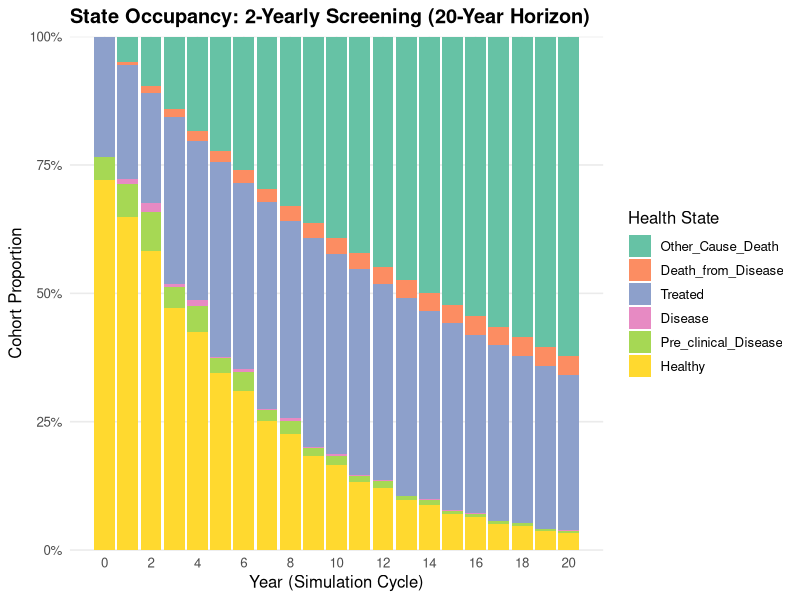
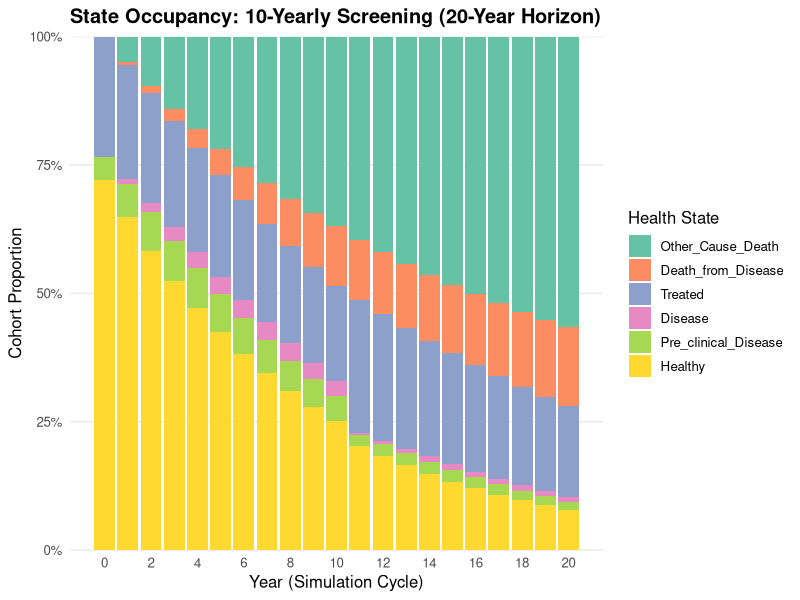
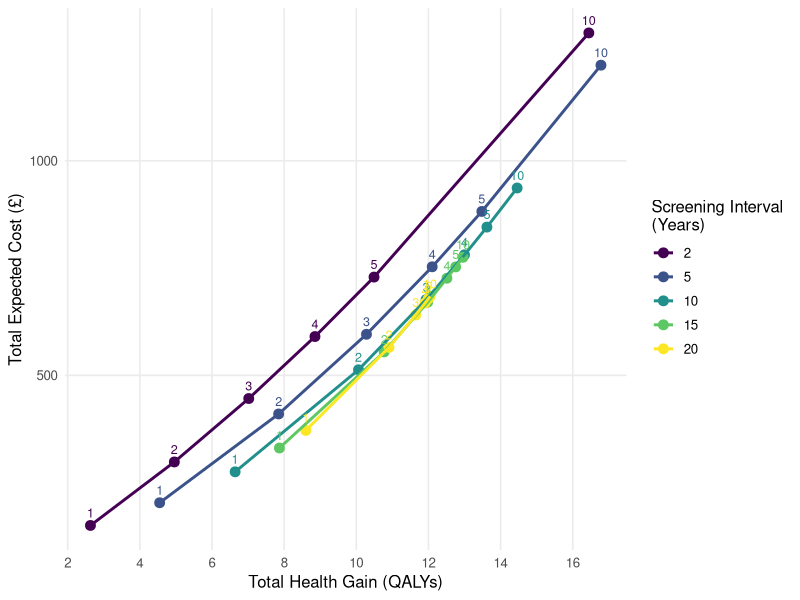

Write R code to recreate these figures, in order.
## ---- chunk 1
# Create a generic function for printing model objects
printModel <- function(x, ...) {
  UseMethod("printModel")
}

# Method for class "MarkovModel"
printModel.MarkovModel <- function(x, ...) {
  cat(
    "A Markov model with states:", 
    paste(x$states, collapse = ", "), "\n")
}

# Method for class "DiseaseModel"
printModel.DiseaseModel <- function(x, ...) {
  cat(
    "Disease model states:", 
    paste(x$states, collapse = " -> "), "\n")
}

# Define an object of class "MarkovModel"
x1 <- list(states = c("Healthy", "Sick", "Dead"))
class(x1) <- "MarkovModel"

# Define an object of class "DiseaseModel"
x2 <- list(states = c("Mild", "Severe", "Death"))
class(x2) <- "DiseaseModel"

# Call generic function ---

# Dispatches to printModel.MarkovModel
printModel(x1)

# Dispatches to printModel.DiseaseModel
printModel(x2)
## ---- chunk 2
DecisionTree <- function(data) {
  structure(
    list(data = data),
    class = c("DecisionTree", "Model"))
}

MarkovModel <- function(trans_matrix, 
                        costs, utils, 
                        init_probs = NULL, 
                        mapping = NULL, 
                        n_cycles = 2, 
                        disc_rate = 0.035) {
  structure(
    list(
      trans_matrix  = trans_matrix,
      cost_vector   = costs,
      util_vector   = utils,
      init_probs    = init_probs,
      mapping       = mapping,
      n_cycles      = n_cycles,
      discount_rate = disc_rate
    ),
    class = c("MarkovModel", "Model")
  )
}
## ---- chunk 3
CombinedModel <- function(...) {
  structure(list(...), 
            class = c("CombinedModel", "Model"))
}
## ---- chunk 4
run_model <- function(model, ...) {
  UseMethod("run_model")
}

update_model <- function(model, result) {
  UseMethod("update_model")
}
## ---- chunk 5
run_model.MarkovModel <- function(model, ...) {
  out <- markov_model(
    start_pop     = model$init_probs,
    trans_mat     = model$trans_matrix,
    cost_vec      = model$cost_vector,
    util_vec      = model$util_vector,
    n_cycles      = model$n_cycles,
    discount_rate = model$discount_rate
  )
  
  list(
      expected_cost = out$expected_cost,
      expected_eff  = out$expected_eff,
      terminal      = out$final_state,
      trace         = out$trace
  )
}

run_model.DecisionTree <- function(model, ...) {
  pathways <- calculate_pathways(model$data)
  
  list(
      expected_cost = sum(pathways$prob * pathways$cost),
      expected_eff  = sum(pathways$prob * pathways$eff),
      path_results  = pathways
  )
}
## ---- chunk 6
update_model.MarkovModel <- function(model, prev_result) {
  if (!is.null(prev_result$path_results) && !is.null(model$mapping)) {
    all_nm <- colnames(model$trans_matrix)
    new_init <- setNames(rep(0, length(all_nm)), all_nm)
    
    paths <- prev_result$path_results
    paths$state <- model$mapping[paths$terminal_node]
    
    # Sum the probabilities for each state
    for (s in unique(paths$state)) {
      new_init[s] <- sum(paths$prob[paths$state == s])
    }
    
    model$init_probs <- new_init
  }
  model
}

update_model.DecisionTree <- function(model, prev_result) {
  if (!is.null(prev_result$terminal)) {
    end_states <- prev_result$terminal
    tree <- model$data
    root_idx <- which(
      tree$from == "root" & 
      tree$to %in% names(end_states))
    tree$prob[root_idx] <- end_states[tree$to[root_idx]]
    model$data <- tree
  }
  model
}
## ---- chunk 7
run_model.CombinedModel <- function(model, ...) {
  results <- list()
  for (i in seq_along(model)) {
    curr_model <- model[[i]]
    if (i > 1) {
      curr_model <- update_model(curr_model, results[[i - 1]])
    }
    results[[i]] <- run_model(curr_model)
  }
  results
}
## ---- chunk 8
# Define the grid of parameters
time_horizon <- 20
t_between_screens <- c(2, 5, 10, 15, 20)
num_screens <- c(1, 2, 3, 4, 5, 10)
## ---- chunk 9
#| label: fig-code-input-dt
#| fig-cap: "Decision tree input specification in R."

decision_tree <- tibble::tribble(
  ~from,                  ~to,                    ~prob, ~cost, ~eff,
  "root",                 "Healthy",              0.80,      0,    0,
  "root",                 "Pre_clinical_Disease", 0.15,      0,    0,  # Markov model
  "root",                 "Disease",              0.05,      0,    0,  # state 
  "root",                 "Treated",              0.00,      0,    0,  # distribution
  "root",                 "Death_from_Disease",   0.00,      0,    0,  
  "root",                 "Other_Cause_Death",    0.00,      0,    0,
  "Healthy",              "FP",                   0.10,    200,    0,  # False Positive
  "Healthy",              "TN",                   0.90,     50,    0,  # True Negative
  "Pre_clinical_Disease", "TP_Preclinical",       0.70,    200,    0,  # True Positive
  "Pre_clinical_Disease", "FN_Preclinical",       0.30,     50,    0,  # False Negative
  "Disease",              "TP_Disease",           1.00,    200,    0,  # True Positive
  "Disease",              "FN_Disease",           0.00,     50,    0   # False Negative
)
## ---- chunk 10
#| label: fig-code-input-mm
#| fig-cap: "Markov model annual transition probability matrix input specification in R."

states <- c(
  "Healthy", "Pre_clinical_Disease", "Disease", "Treated", "Death_from_Disease", 
  "Other_Cause_Death")
 
trans_mat <- matrix(
  c(
#    H     P     D     T     DD    OCD
    0.90, 0.05, 0.00, 0.00, 0.00, 0.05, # Healthy (H)
    0.00, 0.65, 0.20, 0.00, 0.10, 0.05, # Pre-clinical Disease (P)
    0.00, 0.00, 0.60, 0.20, 0.20, 0.00, # Clinical Disease (D)
    0.00, 0.00, 0.00, 0.95, 0.00, 0.05, # Treated (T)
    0.00, 0.00, 0.00, 0.00, 1.00, 0.00, # Death from Disease (DD) - Absorbing
    0.00, 0.00, 0.00, 0.00, 0.00, 1.00  # Other-Cause Death (OCD) - Absorbing
  ),
  nrow = 6, byrow = TRUE,
  dimnames = list(from = states, 
                  to = states)
)
## ---- chunk 11
cost_vec <- c(
  Healthy              = 0,
  Pre_clinical_Disease = 0,
  Disease              = 0,
  Treated              = 100,
  Death_from_Disease   = 0,
  Other_Cause_Death    = 0
)

util_vec <- c(
  Healthy              = 1.0,
  Pre_clinical_Disease = 0.8,
  Disease              = 0.5,
  Treated              = 0.9,
  Death_from_Disease   = 0.0,
  Other_Cause_Death    = 0.0
)

# Cohort distribution for natural history
init_pop <- c(
  Healthy              = 1.0,
  Pre_clinical_Disease = 0.0,
  Disease              = 0.0,
  Treated              = 0.0,
  Death_from_Disease   = 0.0,
  Other_Cause_Death    = 0.0
)
## ---- chunk 12
mapping <- c(
  FP                 = "Treated",
  TN                 = "Healthy",
  TP_Preclinical     = "Treated",
  FN_Preclinical     = "Pre_clinical_Disease",
  TP_Disease         = "Treated",
  FN_Disease         = "Disease",
  Death_from_Disease = "Death_from_Disease",
  Other_Cause_Death  = "Other_Cause_Death",
  Treated            = "Treated"
)
## ---- chunk 13
#| echo: false

markov_model <- function(start_pop,
                         trans_mat,
                         cost_vec,
                         util_vec,
                         n_cycles = 2,
                         discount_rate = 0.035) {
  n_states <- ncol(trans_mat)
  s_names  <- colnames(trans_mat)
  
  if (is.null(names(start_pop))) {
    names(start_pop) <- s_names
  }
  
  # Cohort trace matrix: rows = cycles (0 to n_cycles), cols = states
  trace <- matrix(NA, nrow = n_cycles + 1, ncol = n_states, 
                  dimnames = list(cycle = 0:n_cycles, state = s_names))
  trace[1, ] <- start_pop
  
  for (t in 1:n_cycles) {
    trace[t + 1, ] <- trace[t, ] %*% trans_mat
  }
  
  # Discount factors
  disc_vec <- 1 / (1 + discount_rate)^(0:n_cycles)
  
  cycle_costs <- (trace %*% cost_vec) * disc_vec
  cycle_eff   <- (trace %*% util_vec) * disc_vec
  
  list(
    final_state   = setNames(as.numeric(trace[n_cycles + 1, ]), s_names),
    trace         = trace,
    expected_cost = sum(cycle_costs),
    expected_eff  = sum(cycle_eff)
  )
}
## ---- chunk 14
#| echo: false

calculate_pathways <- function(tree_data) {
  # If passed a DecisionTree S3 object directly, unwrap its data
  if (inherits(tree_data, "DecisionTree")) {
    tree_data <- tree_data$data
  }
  
  # Traverse recursive/tabular pathways from 'root' to terminal leaves
  find_branches <- function(current_node, current_prob, current_cost, current_eff, path) {
    children <- tree_data[tree_data$from == current_node, ]
    if (nrow(children) == 0) {
      return(data.frame(
        path          = paste(path, collapse = " -> "),
        terminal_node = current_node,
        prob          = current_prob,
        cost          = current_cost,
        eff           = current_eff,
        stringsAsFactors = FALSE
      ))
    }
    
    res <- lapply(seq_len(nrow(children)), function(i) {
      row <- children[i, ]
      find_branches(
        current_node = row$to,
        current_prob = current_prob * row$prob,
        current_cost = current_cost + row$cost,
        current_eff  = current_eff + row$eff,
        path         = c(path, row$to)
      )
    })
    do.call(rbind, res)
  }
  
  find_branches("root", 1, 0, 0, "root")
}
## ---- chunk 15
#| echo: false

get_costs <- function(x, ...) {
  UseMethod("get_costs")
}

get_effects <- function(x, ...) {
  UseMethod("get_effects")
}

get_costs.output_CombinedModel <- function(x, ...) {
  sum(unlist(lapply(x, \(elem) elem$expected_cost)), na.rm = TRUE)
}

get_effects.output_CombinedModel <- function(x, ...) {
  sum(unlist(lapply(x, \(elem) elem$expected_eff)), na.rm = TRUE)
}

# Fallback default in case the list was not tagged with the S3 class
get_costs.default <- function(x, ...) {
  if (is.list(x)) sum(unlist(lapply(x, \(elem) elem$expected_cost)), na.rm = TRUE) else as.numeric(x)
}

get_effects.default <- function(x, ...) {
  if (is.list(x)) sum(unlist(lapply(x, \(elem) elem$expected_eff)), na.rm = TRUE) else as.numeric(x)
}
## ---- chunk 16
# Loop through scenarios and execute the unified framework

all_results <- list()
dt <- DecisionTree(decision_tree)
scenario_count <- 1

for (t_val in t_between_screens) {
  mm_scenario <- 
    MarkovModel(trans_matrix = trans_mat,
                costs = cost_vec,
                utils = util_vec,
                init_probs = init_pop,
                mapping = mapping,
                n_cycles = t_val)
  pair_model_scenario <- 
    CombinedModel(dt, mm_scenario)
  
  for (n_scr in num_screens) {
    screening_submodels <- 
      rep(pair_model_scenario, n_scr)
    screening_model <- 
      do.call(CombinedModel, 
              args = screening_submodels)
    results_scenario <- 
      run_model(screening_model)
    result_label <- 
      paste0("t_between_", t_val, 
             "_screens_", n_scr)
    
    # append results
    all_results[[result_label]] <- list(
      t_between_screens = t_val,
      num_screens = n_scr,
      results = results_scenario)

    # increment counter
    scenario_count <- scenario_count + 1
  }
}
## ---- chunk 17
#| label: fig-occupy-combined
#| fig-cap: "State occupancy plots comparing 2-year and 10-year screening intervals."
#| fig-subcap: 
#|   - "2-yearly screening (10 rounds, 20-year horizon)"
#|   - "10-yearly screening (2 rounds, 20-year horizon)"
#| layout-ncol: 1
#| fig-width: 8
#| fig-height: 4.5
#| echo: false

library(ggplot2)

get_occupancy_trace <- function(combined_result) {
  # 1. Extract elements that contain a trace matrix (works with or without S3 class tag)
  mm_outputs <- Filter(function(x) !is.null(x$trace), combined_result)
  
  if (length(mm_outputs) == 0) {
    stop("No Markov model traces found in the supplied result object. Please check run_model output.")
  }
  
  # 2. Stitch trace matrices (drop duplicate cycle 0 from subsequent screening intervals)
  trace_list <- lapply(seq_along(mm_outputs), function(i) {
    tr <- mm_outputs[[i]]$trace
    if (i > 1) tr[-1, , drop = FALSE] else tr
  })
  
  full_matrix <- do.call(rbind, trace_list)
  
  # 3. Format as tidy tibble
  dplyr::as_tibble(full_matrix) |>
    dplyr::mutate(year = seq(0, nrow(full_matrix) - 1)) |>
    tidyr::pivot_longer(
      cols      = -year,
      names_to  = "state",
      values_to = "occupancy"
    ) |>
    dplyr::mutate(
      state     = factor(state, levels = states),
      rev_state = factor(state, levels = rev(states))
    )
}

plot_occupancy <- function(trace_data, title_text) {
  ggplot(trace_data, aes(x = year, y = occupancy, fill = rev_state)) +
    geom_col(position = "stack", width = 0.9) +
    scale_y_continuous(labels = scales::percent_format(accuracy = 1), expand = c(0, 0)) +
    scale_x_continuous(breaks = seq(0, 20, by = 2)) +
    scale_fill_brewer(palette = "Set2", name = "Health State") +
    labs(
      title = title_text,
      x     = "Year (Simulation Cycle)",
      y     = "Cohort Proportion"
    ) +
    theme_minimal(base_size = 12) +
    theme(
      legend.position = "right",
      panel.grid.minor = element_blank(),
      plot.title = element_text(face = "bold")
    )
}

trace_2y  <- get_occupancy_trace(all_results[["t_between_2_screens_10"]]$results)
trace_10y <- get_occupancy_trace(all_results[["t_between_10_screens_2"]]$results)

plot_occupancy(trace_2y,  "State Occupancy: 2-Yearly Screening (20-Year Horizon)")
plot_occupancy(trace_10y, "State Occupancy: 10-Yearly Screening (20-Year Horizon)")
## ---- chunk 18
#| label: fig-ce-plot
#| fig-cap: "Cost-effectiveness plot for a range of screening strategies; screening intervals of 2, 5, 10, 15, 20 years (different colours), and total number of screening episodes 1, 2, 3, 4, 5, 10 (points along curves)."
#| fig-width: 8
#| fig-height: 5
#| echo: false

ce_data <- dplyr::tibble(
  t_interval = factor(vapply(all_results, \(x) x$t_between_screens, numeric(1)), levels = c(2, 5, 10, 15, 20)),
  n_screens  = vapply(all_results, \(x) x$num_screens, numeric(1)),
  cost       = vapply(all_results, \(x) get_costs(x$results), numeric(1)),
  qalys      = vapply(all_results, \(x) get_effects(x$results), numeric(1))
)

ggplot(ce_data, aes(x = qalys, y = cost, color = t_interval, group = t_interval)) +
  geom_point(size = 3) +
  geom_path(linewidth = 1) +
  geom_text(aes(label = n_screens), vjust = -0.8, size = 3.2, show.legend = FALSE) +
  scale_color_viridis_d(name = "Screening Interval\n(Years)") +
  scale_x_continuous(breaks = seq(0, 20, by = 2)) +
  labs(
    x = "Total Health Gain (QALYs)",
    y = "Total Expected Cost (£)"
  ) +
  theme_minimal(base_size = 12) +
  theme(
    panel.grid.minor = element_blank(),
    plot.title       = element_text(face = "bold")
  )
